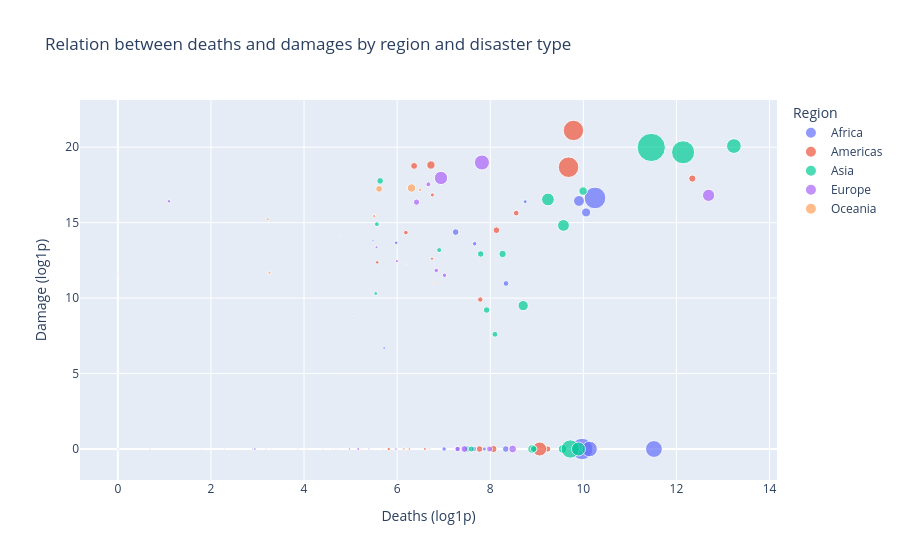

Notebook source saved alongside this figure:
### Markdown cell above
## Relationship between deaths, region, and disaster type

This cell investigates whether certain disaster types in certain regions tend to cause more deaths and damage. To do this, we aggregate the data by region and disaster type and apply a logarithmic scale to reduce the effect of extreme values.

The chart suggests a positive relationship between deaths and damage: when a disaster type in a region causes more deaths, there also tend to be greater economic losses. This indicates that the severity of the event is not only a human problem, but also a problem of material and institutional impact.

### Code cell
impact_summary = (
    df.groupby(["Region", "Disaster Type"])
      .agg(
          events=("DisNo.", "count"),
          deaths=("Total Deaths", "sum"),
          damage=("Total Damage ('000 US$)", "sum")
      )
      .reset_index()
)

impact_summary["deaths_log"] = np.log1p(impact_summary["deaths"])
impact_summary["damage_log"] = np.log1p(impact_summary["damage"])

fig = px.scatter(
    impact_summary,
    x="deaths_log",
    y="damage_log",
    color="Region",
    size="events",
    hover_name="Disaster Type",
    title="Relation between deaths and damages by region and disaster type"
)

fig.update_xaxes(title="Deaths (log1p)")
fig.update_yaxes(title="Damage (log1p)")
fig.show()

impact_summary.sort_values(["deaths", "damage"], ascending=False).head(10)

### Figure 1 — Plotly figure (JSON) as saved in the notebook; plotly's stock layout.template omitted (floating-point values rounded to 4 significant figures)
{"data": [{"hovertemplate": "<b>%{hovertext}</b><br><br>Region=Africa<br>deaths_log=%{x}<br>damage_log=%{y}<br>events=%{marker.size}<extra></extra>", "hovertext": ["Air", "Animal incident", "Chemical spill", "Collapse (Industrial)", "Collapse (Miscellaneous)", "Drought", "Earthquake", "Epidemic", "Explosion (Industrial)", "Explosion (Miscellaneous)", "Extreme temperature", "Fire (Industrial)", "Fire (Miscellaneous)", "Flood", "Industrial accident (General)", "Infestation", "Mass movement (dry)", "Mass movement (wet)", "Miscellaneous accident (General)", "Poisoning", "Rail", "Road", "Storm", "Volcanic activity", "Water", "Wildfire"], "legendgroup": "Africa", "marker": {"color": "#636efa", "size": [94, 1, 2, 68, 45, 178, 34, 615, 44, 38, 17, 9, 96, 1019, 13, 22, 2, 71, 56, 3, 61, 995, 257, 10, 526, 30], "sizemode": "area", "sizeref": 4.317, "symbol": "circle"}, "mode": "markers", "name": "Africa", "orientation": "v", "showlegend": true, "type": "scatter", "x": [8.334, 2.565, 1.792, 7.468, 7.009, 10.06, 8.751, 11.52, 7.666, 7.872, 5.72, 5.394, 7.258, 10.25, 5.971, 0.0, 4.745, 8.339, 7.286, 5.707, 7.649, 9.973, 9.907, 5.481, 10.13, 5.979], "xaxis": "x", "y": [0.0, 0.0, 0.0, 0.0, 0.0, 15.68, 16.39, 0.0, 13.6, 0.0, 6.697, 0.0, 14.38, 16.64, 0.0, 0.0, 0.0, 10.97, 0.0, 0.0, 0.0, 0.0, 16.44, 13.82, 0.0, 13.66], "yaxis": "y"}, {"hovertemplate": "<b>%{hovertext}</b><br><br>Region=Americas<br>deaths_log=%{x}<br>damage_log=%{y}<br>events=%{marker.size}<extra></extra>", "hovertext": ["Air", "Chemical spill", "Collapse (Industrial)", "Collapse (Miscellaneous)", "Drought", "Earthquake", "Epidemic", "Explosion (Industrial)", "Explosion (Miscellaneous)", "Extreme temperature", "Fire (Industrial)", "Fire (Miscellaneous)", "Flood", "Gas leak", "Industrial accident (General)", "Infestation", "Mass movement (dry)", "Mass movement (wet)", "Miscellaneous accident (General)", "Oil spill", "Poisoning", "Rail", "Road", "Storm", "Volcanic activity", "Water", "Wildfire"], "legendgroup": "Americas", "marker": {"color": "#EF553B", "size": [111, 5, 13, 19, 103, 112, 82, 35, 22, 70, 3, 63, 915, 3, 6, 1, 3, 96, 24, 4, 3, 27, 425, 904, 45, 93, 152], "sizemode": "area", "sizeref": 4.317, "symbol": "circle"}, "mode": "markers", "name": "Americas", "orientation": "v", "showlegend": true, "type": "scatter", "x": [8.069, 2.303, 6.261, 6.597, 6.365, 12.34, 9.237, 6.756, 6.749, 8.558, 4.06, 7.786, 9.683, 3.178, 3.871, 0.0, 4.691, 8.133, 5.82, 0.6931, 4.407, 5.572, 9.062, 9.788, 6.188, 7.771, 6.726], "xaxis": "x", "y": [0.0, 0.0, 0.0, 0.0, 18.76, 17.92, 0.0, 16.84, 12.61, 15.63, 0.0, 9.904, 18.68, 0.0, 0.0, 0.0, 0.0, 14.5, 0.0, 0.0, 0.0, 12.37, 0.0, 21.11, 14.34, 0.0, 18.82], "yaxis": "y"}, {"hovertemplate": "<b>%{hovertext}</b><br><br>Region=Asia<br>deaths_log=%{x}<br>damage_log=%{y}<br>events=%{marker.size}<extra></extra>", "hovertext": ["Air", "Chemical spill", "Collapse (Industrial)", "Collapse (Miscellaneous)", "Drought", "Earthquake", "Epidemic", "Explosion (Industrial)", "Explosion (Miscellaneous)", "Extreme temperature", "Fire (Industrial)", "Fire (Miscellaneous)", "Flood", "Gas leak", "Glacial lake outburst flood", "Industrial accident (General)", "Infestation", "Mass movement (dry)", "Mass movement (wet)", "Miscellaneous accident (General)", "Oil spill", "Poisoning", "Radiation", "Rail", "Road", "Storm", "Volcanic activity", "Water", "Wildfire"], "legendgroup": "Asia", "marker": {"color": "#00cc96", "size": [158, 8, 74, 92, 97, 470, 160, 351, 87, 155, 93, 228, 1727, 30, 6, 78, 3, 7, 301, 100, 2, 14, 2, 120, 719, 1153, 55, 421, 50], "sizemode": "area", "sizeref": 4.317, "symbol": "circle"}, "mode": "markers", "name": "Asia", "orientation": "v", "showlegend": true, "type": "scatter", "x": [8.899, 2.89, 8.101, 7.922, 5.635, 13.23, 9.554, 9.24, 7.515, 9.995, 7.795, 8.707, 11.46, 5.541, 6.146, 7.593, 0.0, 5.069, 9.574, 8.935, 0.0, 4.977, 3.296, 8.265, 9.72, 12.14, 6.903, 9.896, 5.565], "xaxis": "x", "y": [0.0, 0.0, 7.601, 9.21, 17.77, 20.08, 0.0, 16.54, 0.0, 17.09, 12.92, 9.501, 19.98, 10.31, 12.25, 0.0, 0.0, 8.987, 14.82, 0.0, 0.0, 0.0, 0.0, 12.92, 0.0, 19.66, 13.18, 0.0, 14.9], "yaxis": "y"}, {"hovertemplate": "<b>%{hovertext}</b><br><br>Region=Europe<br>deaths_log=%{x}<br>damage_log=%{y}<br>events=%{marker.size}<extra></extra>", "hovertext": ["Air", "Chemical spill", "Collapse (Industrial)", "Collapse (Miscellaneous)", "Drought", "Earthquake", "Epidemic", "Explosion (Industrial)", "Explosion (Miscellaneous)", "Extreme temperature", "Fire (Industrial)", "Fire (Miscellaneous)", "Flood", "Gas leak", "Glacial lake outburst flood", "Impact", "Industrial accident (General)", "Infestation", "Mass movement (dry)", "Mass movement (wet)", "Miscellaneous accident (General)", "Poisoning", "Rail", "Road", "Storm", "Volcanic activity", "Water", "Wildfire"], "legendgroup": "Europe", "marker": {"color": "#ab63fa", "size": [80, 7, 4, 13, 27, 52, 17, 43, 22, 322, 9, 65, 492, 3, 2, 1, 4, 1, 1, 18, 19, 1, 44, 105, 382, 3, 130, 84], "sizemode": "area", "sizeref": 4.317, "symbol": "circle"}, "mode": "markers", "name": "Europe", "orientation": "v", "showlegend": true, "type": "scatter", "x": [7.985, 2.773, 4.754, 5.976, 1.099, 6.671, 2.944, 7.017, 5.994, 12.69, 4.977, 7.303, 7.822, 3.178, 2.565, 0.0, 4.22, 0.0, 2.197, 5.557, 5.165, 0.0, 6.841, 7.446, 6.942, 0.0, 8.481, 6.417], "xaxis": "x", "y": [0.0, 13.79, 14.09, 0.0, 16.41, 17.54, 0.0, 11.51, 12.45, 16.81, 0.0, 0.0, 18.99, 0.0, 13.12, 10.4, 16.11, 0.0, 0.0, 13.37, 0.0, 0.0, 11.84, 0.0, 17.96, 11.68, 0.0, 16.36], "yaxis": "y"}, {"hovertemplate": "<b>%{hovertext}</b><br><br>Region=Oceania<br>deaths_log=%{x}<br>damage_log=%{y}<br>events=%{marker.size}<extra></extra>", "hovertext": ["Air", "Drought", "Earthquake", "Epidemic", "Explosion (Industrial)", "Extreme temperature", "Fire (Miscellaneous)", "Flood", "Industrial accident (General)", "Infestation", "Mass movement (dry)", "Mass movement (wet)", "Rail", "Road", "Storm", "Volcanic activity", "Water", "Wildfire"], "legendgroup": "Oceania", "marker": {"color": "#FFA15A", "size": [6, 18, 27, 19, 1, 4, 3, 103, 1, 2, 1, 13, 2, 1, 153, 20, 11, 27], "sizemode": "area", "sizeref": 4.317, "symbol": "circle"}, "mode": "markers", "name": "Oceania", "orientation": "v", "showlegend": true, "type": "scatter", "x": [4.605, 3.219, 6.494, 6.144, 3.401, 6.188, 3.85, 5.613, 0.0, 0.0, 2.398, 6.792, 2.485, 2.398, 6.308, 3.258, 6.691, 5.505], "xaxis": "x", "y": [0.0, 15.22, 17.17, 0.0, 0.0, 12.21, 0.0, 17.24, 0.0, 11.7, 0.0, 11.0, 0.0, 0.0, 17.29, 11.68, 0.0, 15.43], "yaxis": "y"}], "layout": {"legend": {"itemsizing": "constant", "title": {"text": "Region"}, "tracegroupgap": 0}, "title": {"text": "Relation between deaths and damages by region and disaster type"}, "xaxis": {"anchor": "y", "domain": [0, 1], "title": {"text": "Deaths (log1p)"}}, "yaxis": {"anchor": "x", "domain": [0, 1], "title": {"text": "Damage (log1p)"}}}}
